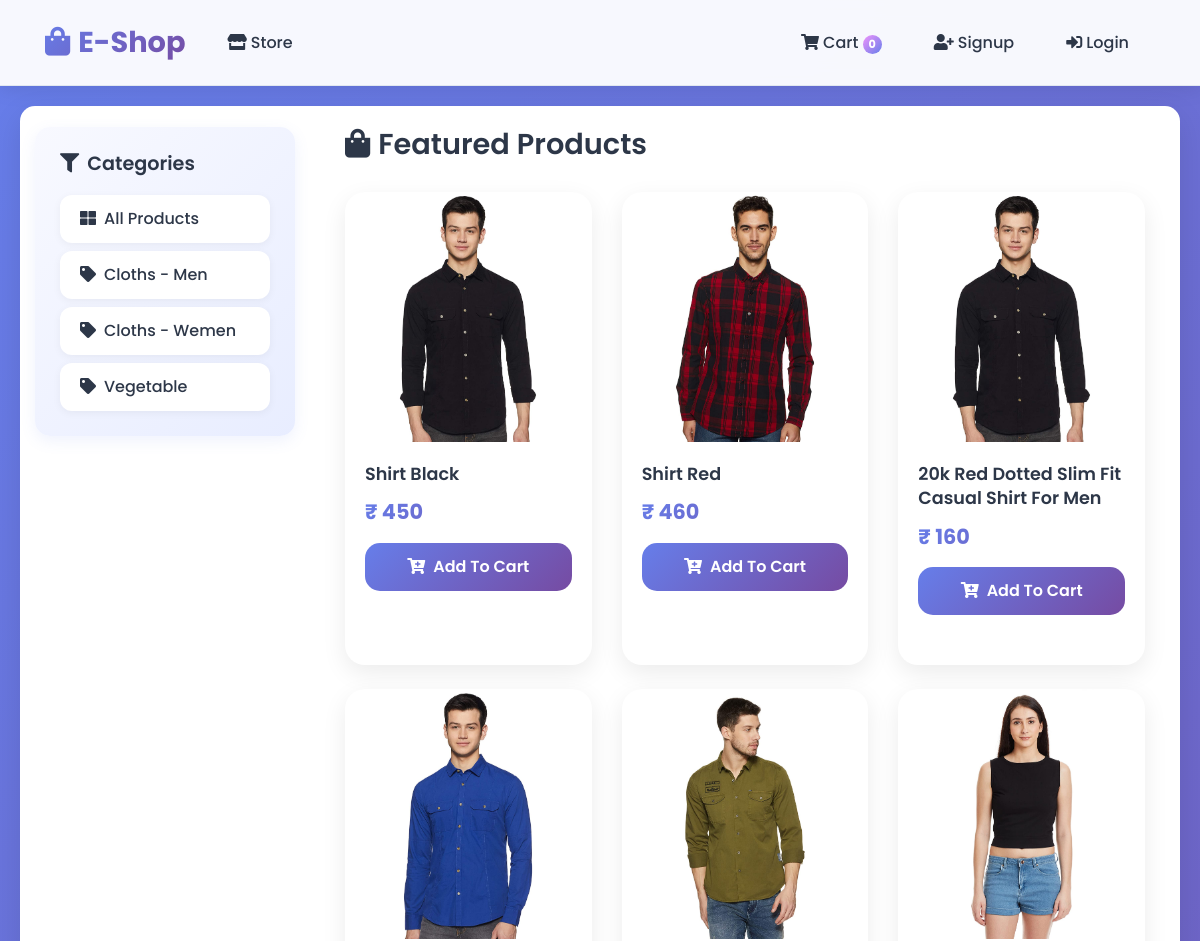
/store (upper part), run on an earlier commit of the app's database.
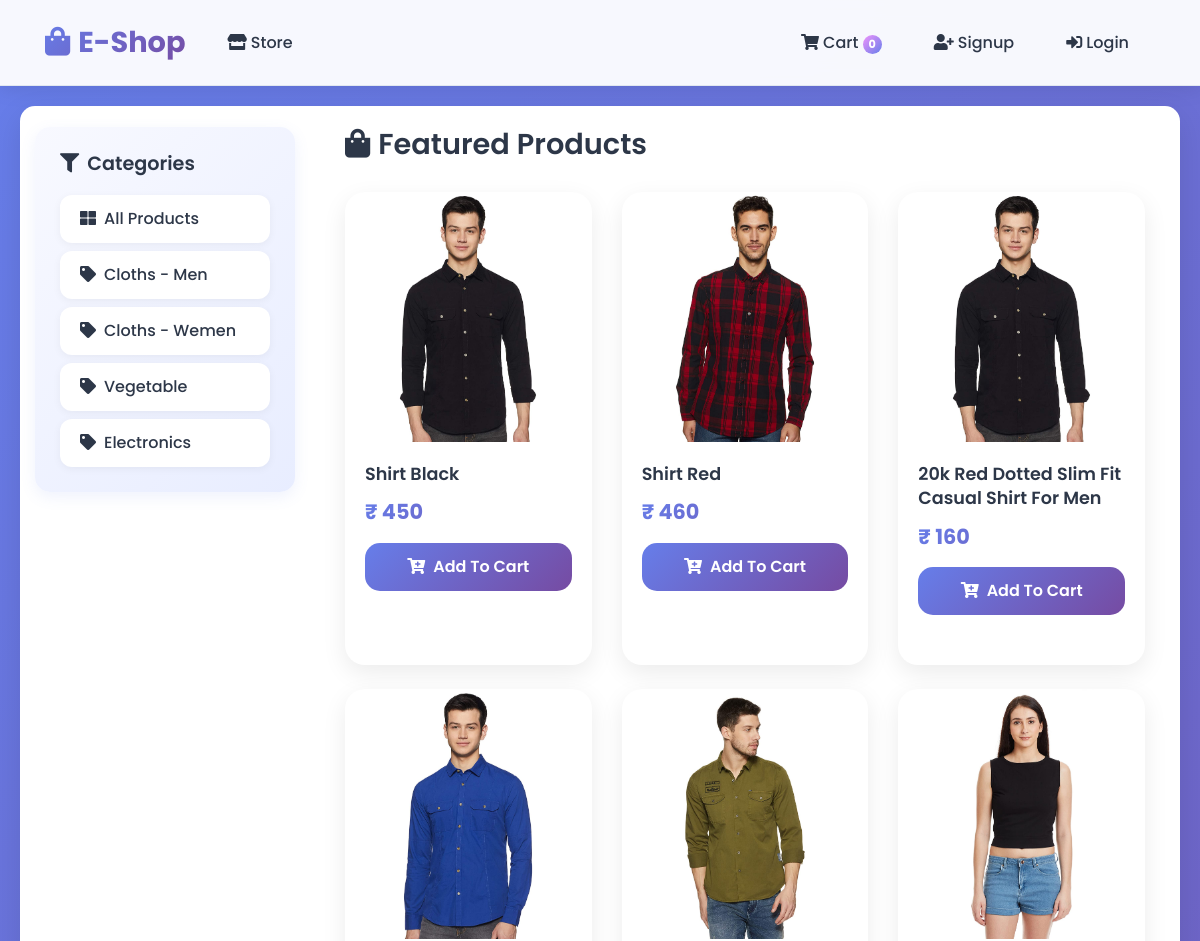
And on a later commit of the database.
### store/models/category.py (models this page shows, shortened)
class Category(models.Model):
    name = models.CharField(max_length=20)
    @staticmethod
    def get_all_categories():
        return Category.objects.all()

### store/models/product.py (models this page shows, shortened)
class Product(models.Model):
    name = models.CharField(max_length=50)
    price = models.IntegerField(default=0)
    category = models.ForeignKey(Category, on_delete=models.CASCADE, default=1)
    description = models.CharField(max_length=200, default='' , null=True , blank=True)
    image = models.ImageField(upload_to='uploads/products/')
    @staticmethod
    def get_all_products():
        return Product.objects.all()

### store/views/home.py (the view)
# urls.py: path('' , include('store.urls'))
def store(request):
    cart = request.session.get('cart')
    if not cart:
        request.session['cart'] = {}
    products = None
    categories = Category.get_all_categories()
    categoryID = request.GET.get('category')
    if categoryID:
        products = Product.get_all_products_by_categoryid(categoryID)
    else:
        products = Product.get_all_products();
    data = {}
    data['products'] = products
    data['categories'] = categories
    print('you are : ', request.session.get('email'))
    return render(request, 'index.html', data)

### store/templatetags/cart.py (called while the page is built)
@register.filter(name='is_in_cart')
def is_in_cart(product  , cart):
    keys = cart.keys()
    for id in keys:
        if int(id) == product.id:
            return True
    return False;

### store/templatetags/custom_filter.py (called while the page is built)
@register.filter(name='currency')
def currency(number):
    return "₹ "+str(number)

### store/templates/index.html (shortened to what this page needs)
{% extends 'base.html' %}
{% block content %}
{% load cart %}
{% load custom_filter %}
<div class="container-fluid">
  <div class="row">
    <div class="col-12">
    </div>
    <div class="col-lg-3">
      <div class="category-sidebar">
        <h3 class="category-title">
          <i class="fas fa-filter mr-2"></i>Categories
        </h3>
        <div class="list-group category-list">
          <a href="/" class="list-group-item list-group-item-action category-item">
            <i class="fas fa-th-large mr-2"></i>All Products
          </a>
          {% for category in categories %}
          <a href="/?category={{category.id}}" class="list-group-item list-group-item-action category-item">
            <i class="fas fa-tag mr-2"></i>{{category.name}}
          </a>
          {% endfor %}
        </div>
      </div>
    </div>
    <div class="col-lg-9">
      <div class="products-section">
        <h2 class="section-title">
          <i class="fas fa-shopping-bag mr-2"></i>Featured Products
        </h2>
        <div class="row" id="products">
          {% for product in products %}
          <div class="col-xl-4 col-md-6 col-sm-12 mb-4">
            <div class="card product-card" id="{{product.id}}">
              <div style=" height: 250px;">
                <img class="product-image" src="{{product.image.url}}" alt="{{product.name}}">
              </div>
              <div class="product-info">
                <h5 class="product-name">{{product.name}}</h5>
                <p class="product-price">{{product.price|currency}}</p>
                <div class="cart-footer">
                  {% if product|is_in_cart:request.session.cart %}
                  <div class="cart-controls">
                    <div class="row align-items-center">
                      <div class="col-3">
                        <form action="/#{{product.id}}" method="post">
                          {% csrf_token %}
                          <input hidden type="text" name='product' value='{{product.id}}'>
                          <input hidden type="text" name='remove' value='True'>
                          <button type="submit" class="cart-btn cart-btn-minus">
                            <i class="fas fa-minus"></i>
                          </button>
                        </form>
                      </div>
                      <div class="col-6 cart-quantity">
                        <i class="fas fa-shopping-cart mr-1"></i>
                        {{product|cart_quantity:request.session.cart}} in Cart
                      </div>
                      <div class="col-3">
                        <form action="/#{{product.id}}" method="post">
                          {% csrf_token %}
                          <input hidden type="text" name='product' value='{{product.id}}'>
                          <button type="submit" class="cart-btn cart-btn-plus">
                            <i class="fas fa-plus"></i>
                          </button>
                        </form>
                      </div>
                    </div>
                  </div>
                  {% else %}
                  <form action="/#{{product.id}}" method="POST">
                    <button type="submit" class="add-to-cart-btn">
                      <i class="fas fa-cart-plus mr-2"></i>Add To Cart
                    </button>
                  </form>
                  {% endif %}
                </div>
              </div>
            </div>
          </div>
          {% endfor %}
        </div>
      </div>
    </div>
  </div>
</div>
{% endblock %}

What changed in the data, as far as the page shows it:
added Category: name "Electronics"
